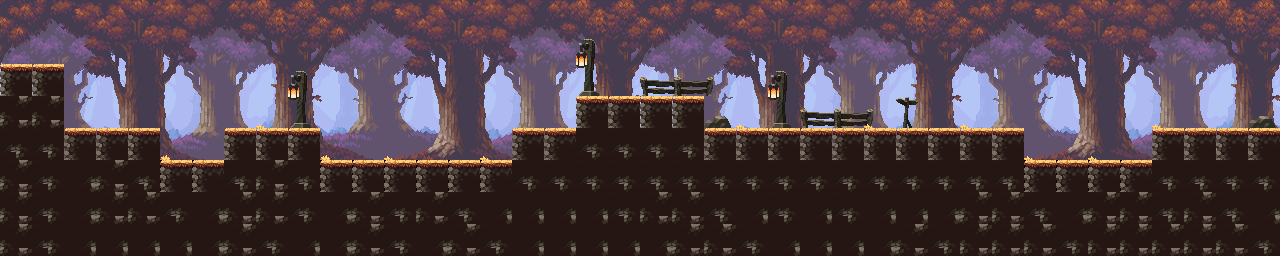

A 2D game scene composited from a Tiled map and its tileset images. What follows is a short description and the map's XML, with each tile layer's data collapsed to a summary:
An orthogonal 40x8 tile map with 32x32 px tiles, 4 tile layers (background_1, background_2, background_3, Ground), 11 tilesets and 38 objects (14x coin, 9x ground, 5x leftGroundWall, 5x rightGroundWall, 2x boar, ...).

<map version="1.10" tiledversion="1.11.0" orientation="orthogonal" renderorder="right-down" width="40" height="8" tilewidth="32" tileheight="32" infinite="0" nextlayerid="10" nextobjectid="71">
 <tileset firstgid="1" source="background_1.tsx" />
 <tileset firstgid="51" source="background_2.tsx" />
 <tileset firstgid="101" source="background_3.tsx" />
 <tileset firstgid="151" source="ground_utls.tsx" />
 <tileset firstgid="316" source="lamp.tsx" />
 <tileset firstgid="317" source="grass_2.tsx" />
 <tileset firstgid="318" source="fence.tsx" />
 <tileset firstgid="319" source="sign.tsx" />
 <tileset firstgid="320" source="rock_1.tsx" />
 <tileset firstgid="321" source="rock_2.tsx" />
 <tileset firstgid="322" source="grass_3.tsx" />
 <layer id="1" name="background_1" width="40" height="8" parallaxx="0.4">
  <data>[320 cells, 200 non-empty, 50 distinct tile ids]</data>
 </layer>
 <layer id="2" name="background_2" width="40" height="8" parallaxx="0.6">
  <data>[320 cells, 200 non-empty, 50 distinct tile ids]</data>
 </layer>
 <layer id="3" name="background_3" width="40" height="8">
  <data>[320 cells, 200 non-empty, 50 distinct tile ids]</data>
 </layer>
 <layer id="4" name="Ground" width="40" height="8">
  <data>[320 cells, 177 non-empty, 11 distinct tile ids]</data>
 </layer>
 <objectgroup id="9" name="items" locked="1">
  <object id="60" name="Shop" type="Shop" x="1204" y="63.6667">
   <point />
  </object>
 </objectgroup>
 <objectgroup id="6" name="ground_layer">
  <object id="7" name="ground" type="ground" x="0.833333" y="129.5" width="155.917" height="5.75" />
  <object id="8" name="ground" type="ground" x="151.833" y="161" width="79.0833" height="6.08333">
   <polygon points="0,0 79.0833,0 79.0833,6.08333 0,6.08333" />
  </object>
  <object id="9" name="ground" type="ground" x="227.25" y="128.667" width="89.4773" height="6.91667" />
  <object id="10" name="ground" type="ground" x="316.485" y="161.333" width="199.121" height="5.25" />
  <object id="12" name="ground" type="ground" x="515.182" y="129" width="64.2121" height="5.75" />
  <object id="13" name="ground" type="ground" x="578.364" y="96" width="122.727" height="6.83333" />
  <object id="14" name="ground" type="ground" x="700.364" y="128.667" width="319.848" height="5.83333" />
  <object id="15" name="ground" type="ground" x="1019.15" y="160.333" width="139.242" height="6.83333" />
  <object id="16" name="ground" type="ground" x="1155.79" y="127.333" width="123.879" height="8.66667" />
  <object id="21" name="leftGroundWall" type="leftGroundWall" x="311.667" y="131.152" width="7.66667" height="36.5152" />
  <object id="23" name="leftGroundWall" type="leftGroundWall" x="697.333" y="99" width="6.33333" height="36.3333" />
  <object id="24" name="leftGroundWall" type="leftGroundWall" x="1018.03" y="129.424" width="5.51515" height="38.2424" />
  <object id="27" name="leftGroundWall" type="leftGroundWall" x="151.5" y="131.167" width="7.66667" height="36.3333" />
  <object id="28" name="rightGroundWall" type="rightGroundWall" x="224.333" y="131" width="6.66667" height="36.3333" />
  <object id="29" name="rightGroundWall" type="rightGroundWall" x="512.667" y="131.212" width="5.33333" height="34.4545" />
  <object id="30" name="rightGroundWall" type="rightGroundWall" x="576.333" y="98.3333" width="5.66667" height="36.6667" />
  <object id="32" name="rightGroundWall" type="rightGroundWall" x="1152.67" y="129.667" width="6" height="37" />
  <object id="51" name="leftGroundWall" type="leftGroundWall" x="58.6667" y="64.0833" width="4.75" height="68.75" />
  <object id="53" name="rightGroundWall" type="rightGroundWall" x="1274.55" y="37.2727" width="5.27273" height="94" />
 </objectgroup>
 <objectgroup id="7" name="coins">
  <object id="37" type="coin" x="337.667" y="140">
   <properties>
    <property name="amount" value="5" />
   </properties>
   <point />
  </object>
  <object id="38" type="coin" x="370" y="140">
   <properties>
    <property name="amount" value="5" />
   </properties>
   <point />
  </object>
  <object id="39" type="coin" x="403" y="139.667">
   <properties>
    <property name="amount" value="5" />
   </properties>
   <point />
  </object>
  <object id="40" type="coin" x="466" y="121.333">
   <properties>
    <property name="amount" value="5" />
   </properties>
   <point />
  </object>
  <object id="41" type="coin" x="496" y="89.6667">
   <properties>
    <property name="amount" value="10" />
   </properties>
   <point />
  </object>
  <object id="43" type="coin" x="571.333" y="31.6667">
   <properties>
    <property name="amount" value="10" />
   </properties>
   <point />
  </object>
  <object id="44" type="coin" x="601.333" y="76.6667">
   <properties>
    <property name="amount" value="5" />
   </properties>
   <point />
  </object>
  <object id="46" type="coin" x="1042.67" y="138.333">
   <properties>
    <property name="amount" value="5" />
   </properties>
   <point />
  </object>
  <object id="55" type="coin" x="745.5" y="117.5">
   <properties>
    <property name="amount" value="5" />
   </properties>
   <point />
  </object>
  <object id="56" type="coin" x="819" y="116">
   <properties>
    <property name="amount" value="5" />
   </properties>
   <point />
  </object>
  <object id="57" type="coin" x="886.5" y="116.5">
   <properties>
    <property name="amount" value="5" />
   </properties>
   <point />
  </object>
  <object id="58" type="coin" x="970" y="117">
   <properties>
    <property name="amount" value="5" />
   </properties>
   <point />
  </object>
  <object id="65" type="coin" x="171.333" y="150.333">
   <properties>
    <property name="amount" value="5" />
   </properties>
   <point />
  </object>
  <object id="66" type="coin" x="531.5" y="25">
   <properties>
    <property name="amount" value="10" />
   </properties>
   <point />
  </object>
 </objectgroup>
 <objectgroup id="5" name="spawn">
  <object id="6" name="Player" type="Player" x="149.5" y="79.9997">
   <point />
  </object>
 </objectgroup>
 <objectgroup id="8" name="enemy">
  <object id="47" name="Boar" type="boar" x="470" y="128.5" width="21.5" height="20.5">
   <properties>
    <property name="damageCapacity" type="float" value="1" />
    <property name="damageReward" type="int" value="5" />
    <property name="speed" type="float" value="70" />
    <property name="type" type="int" value="1" />
   </properties>
  </object>
  <object id="59" name="Boar" type="boar" x="1120.75" y="132.25" width="21.5" height="20.5">
   <properties>
    <property name="damageCapacity" type="float" value="1.1" />
    <property name="damageReward" type="int" value="15" />
    <property name="speed" type="float" value="80" />
    <property name="type" type="int" value="2" />
   </properties>
  </object>
  <object id="67" name="goblin" type="goblin" x="956.5" y="115.333">
   <point />
  </object>
 </objectgroup>
</map>
